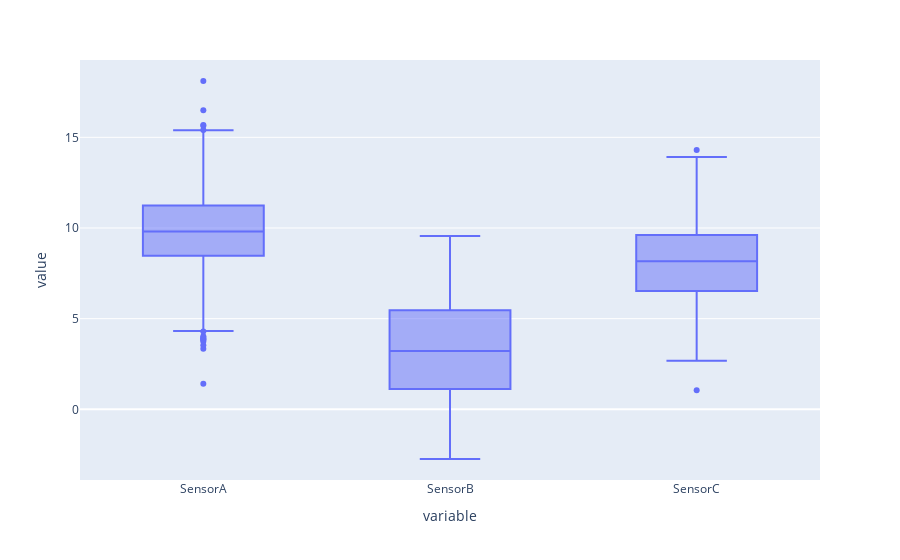

Notebook source saved alongside this figure:
### Code cell
fig4=px.box(df)
fig4.show()

### Figure 1 — Plotly figure (JSON) as saved in the notebook; plotly's stock layout.template omitted (floating-point values rounded to 4 significant figures; data arrays with more than 128 entries replaced by an {"elided": "..."} marker saying what was removed)
{"data": [{"alignmentgroup": "True", "hovertemplate": "variable=%{x}<br>value=%{y}<extra></extra>", "legendgroup": "", "marker": {"color": "#636efa"}, "name": "", "notched": false, "offsetgroup": "", "orientation": "v", "showlegend": false, "type": "box", "x": {"elided": "4320 str values"}, "x0": " ", "xaxis": "x", "y": {"elided": "4320 float values"}, "y0": " ", "yaxis": "y"}], "layout": {"boxmode": "group", "legend": {"tracegroupgap": 0}, "margin": {"t": 60}, "xaxis": {"anchor": "y", "domain": [0, 1], "title": {"text": "variable"}}, "yaxis": {"anchor": "x", "domain": [0, 1], "title": {"text": "value"}}}}
